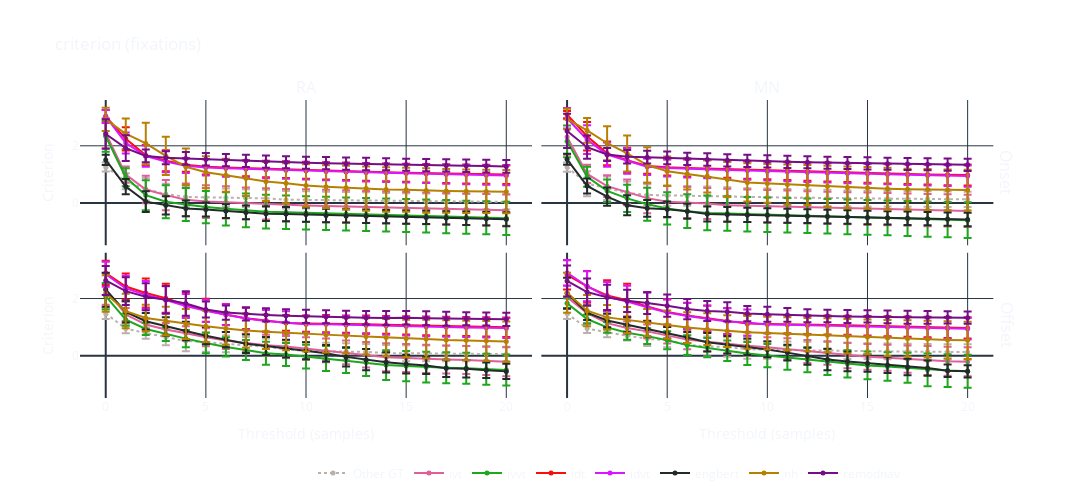

Notebook source saved alongside this figure:
### Markdown cell above
### 4) Criterion over thresholds

### Code cell
criterion_thresholds_figure = ch_sdt.multi_channel_figure(
    csdt_metrics,
    metric=peyes.constants.CRITERION_STR,
    yaxis_title="Criterion", show_other_gt=True, error_bars='std', show_err_bands=False,
    colors={k: v[1] for k, v in LABELER_PLOTTING_CONFIG.items()},
)

criterion_thresholds_figure.update_layout(
    title=dict(text="criterion (saccades)"),
    width=1400, height=500,
    paper_bgcolor='rgba(0, 0, 0, 0)',
    plot_bgcolor='rgba(0, 0, 0, 0)',
    margin=dict(l=10, r=10, b=10, t=10, pad=0),
)
criterion_thresholds_figure.layout.annotations = []   # remove subtitles

criterion_thresholds_figure.show()

### Figure 1 — Plotly figure (JSON) as saved in the notebook; plotly's stock layout.template omitted (floating-point values rounded to 4 significant figures)
{"data": [{"error_y": {"array": [0.1579, 0.2786, 0.3937, 0.3583, 0.348, 0.3336, 0.3216, 0.3114, 0.3025, 0.3063, 0.2998, 0.2939, 0.2887, 0.2839, 0.285, 0.2813, 0.2779, 0.2747, 0.2718, 0.2691, 0.2666], "type": "data"}, "legendgroup": "Other GT", "line": {"color": "#bab0ac", "dash": "dot"}, "marker": {"color": "#bab0ac", "size": 5}, "mode": "lines+markers", "name": "Other GT", "showlegend": true, "x": [0, 1, 2, 3, 4, 5, 6, 7, 8, 9, 10, 11, 12, 13, 14, 15, 16, 17, 18, 19, 20], "y": [1.262, 0.7598, 0.4806, 0.3164, 0.2137, 0.1986, 0.1857, 0.1743, 0.1642, 0.1188, 0.1115, 0.1048, 0.09857, 0.09266, 0.06428, 0.05989, 0.05568, 0.05163, 0.04771, 0.04392, 0.04023], "type": "scatter", "xaxis": "x", "yaxis": "y"}, {"error_y": {"array": [0.5232, 0.286, 0.478, 0.5273, 0.5741, 0.5713, 0.5623, 0.5553, 0.5493, 0.5692, 0.5714, 0.5675, 0.564, 0.5608, 0.5581, 0.5556, 0.5533, 0.5513, 0.5494, 0.5477, 0.5461], "type": "data"}, "legendgroup": "ivt", "line": {"color": "#E15F99"}, "marker": {"color": "#E15F99", "size": 5}, "mode": "lines+markers", "name": "ivt", "showlegend": true, "x": [0, 1, 2, 3, 4, 5, 6, 7, 8, 9, 10, 11, 12, 13, 14, 15, 16, 17, 18, 19, 20], "y": [2.438, 0.9929, 0.4735, 0.2766, 0.1133, 0.05073, 0.02574, -0.008121, -0.0291, -0.07431, -0.08712, -0.1041, -0.1206, -0.1367, -0.1525, -0.1681, -0.1837, -0.1992, -0.2148, -0.2307, -0.2468], "type": "scatter", "xaxis": "x", "yaxis": "y"}, {"error_y": {"array": [0.5447, 0.3141, 0.5264, 0.5749, 0.5753, 0.5645, 0.5795, 0.5913, 0.591, 0.5879, 0.5823, 0.5804, 0.5789, 0.5779, 0.5771, 0.5767, 0.5766, 0.5768, 0.5773, 0.578, 0.579], "type": "data"}, "legendgroup": "ivvt", "line": {"color": "#1CA71C"}, "marker": {"color": "#1CA71C", "size": 5}, "mode": "lines+markers", "name": "ivvt", "showlegend": true, "x": [0, 1, 2, 3, 4, 5, 6, 7, 8, 9, 10, 11, 12, 13, 14, 15, 16, 17, 18, 19, 20], "y": [2.333, 0.8981, 0.2734, 0.04333, -0.05163, -0.1405, -0.202, -0.2568, -0.3001, -0.3201, -0.3428, -0.3617, -0.3803, -0.3988, -0.4173, -0.4358, -0.4546, -0.4737, -0.4932, -0.5134, -0.5345], "type": "scatter", "xaxis": "x", "yaxis": "y"}, {"error_y": {"array": [0.2192, 0.4038, 0.3581, 0.3666, 0.2412, 0.2677, 0.2826, 0.2845, 0.2873, 0.2924, 0.2959, 0.3014, 0.3051, 0.309, 0.3116, 0.3155, 0.3226, 0.3267, 0.3309, 0.3336, 0.3342], "type": "data"}, "legendgroup": "idt", "line": {"color": "#FB0D0D"}, "marker": {"color": "#FB0D0D", "size": 5}, "mode": "lines+markers", "name": "idt", "showlegend": true, "x": [0, 1, 2, 3, 4, 5, 6, 7, 8, 9, 10, 11, 12, 13, 14, 15, 16, 17, 18, 19, 20], "y": [3.03, 2.243, 1.668, 1.478, 1.336, 1.269, 1.239, 1.217, 1.19, 1.171, 1.149, 1.126, 1.107, 1.089, 1.073, 1.058, 1.045, 1.03, 1.016, 1.007, 0.9992], "type": "scatter", "xaxis": "x", "yaxis": "y"}, {"error_y": {"array": [0.2275, 0.3678, 0.3715, 0.3752, 0.2548, 0.2813, 0.2934, 0.2939, 0.2967, 0.3015, 0.3052, 0.3089, 0.3126, 0.3164, 0.3191, 0.3229, 0.3268, 0.3309, 0.3351, 0.3395, 0.3441], "type": "data"}, "legendgroup": "idvt", "line": {"color": "#DA16FF"}, "marker": {"color": "#DA16FF", "size": 5}, "mode": "lines+markers", "name": "idvt", "showlegend": true, "x": [0, 1, 2, 3, 4, 5, 6, 7, 8, 9, 10, 11, 12, 13, 14, 15, 16, 17, 18, 19, 20], "y": [3.027, 2.101, 1.64, 1.447, 1.306, 1.245, 1.215, 1.193, 1.166, 1.147, 1.126, 1.106, 1.088, 1.07, 1.054, 1.038, 1.023, 1.008, 0.9939, 0.9799, 0.9661], "type": "scatter", "xaxis": "x", "yaxis": "y"}, {"error_y": {"array": [0.1808, 0.2675, 0.3601, 0.3217, 0.2729, 0.2465, 0.2401, 0.2426, 0.2553, 0.2515, 0.2484, 0.2341, 0.2327, 0.2317, 0.2312, 0.2311, 0.2316, 0.2326, 0.2346, 0.2376, 0.2424], "type": "data"}, "legendgroup": "engbert", "line": {"color": "#222A2A"}, "marker": {"color": "#222A2A", "size": 5}, "mode": "lines+markers", "name": "engbert", "showlegend": true, "x": [0, 1, 2, 3, 4, 5, 6, 7, 8, 9, 10, 11, 12, 13, 14, 15, 16, 17, 18, 19, 20], "y": [1.507, 0.577, 0.05032, -0.0801, -0.186, -0.2272, -0.2806, -0.3269, -0.3704, -0.3859, -0.4009, -0.4342, -0.448, -0.4617, -0.4754, -0.4894, -0.5036, -0.5181, -0.5332, -0.549, -0.5659], "type": "scatter", "xaxis": "x", "yaxis": "y"}, {"error_y": {"array": [0.4032, 0.5308, 0.7267, 0.669, 0.6371, 0.5596, 0.5782, 0.6231, 0.6791, 0.6985, 0.7406, 0.7475, 0.7618, 0.7711, 0.7748, 0.7711, 0.7785, 0.7642, 0.7611, 0.7583, 0.7558], "type": "data"}, "legendgroup": "nh", "line": {"color": "#B68100"}, "marker": {"color": "#B68100", "size": 5}, "mode": "lines+markers", "name": "nh", "showlegend": true, "x": [0, 1, 2, 3, 4, 5, 6, 7, 8, 9, 10, 11, 12, 13, 14, 15, 16, 17, 18, 19, 20], "y": [2.923, 2.422, 2.083, 1.647, 1.27, 1.075, 0.971, 0.8698, 0.7538, 0.6917, 0.6107, 0.5715, 0.538, 0.5049, 0.4739, 0.4641, 0.4392, 0.4236, 0.4154, 0.4073, 0.3994], "type": "scatter", "xaxis": "x", "yaxis": "y"}, {"error_y": {"array": [0.515, 0.4525, 0.2242, 0.2231, 0.2203, 0.2202, 0.2119, 0.2132, 0.2098, 0.2113, 0.2129, 0.2145, 0.2164, 0.2184, 0.2086, 0.2103, 0.2123, 0.2145, 0.2171, 0.2202, 0.2239], "type": "data"}, "legendgroup": "remodnav", "line": {"color": "#750D86"}, "marker": {"color": "#750D86", "size": 5}, "mode": "lines+markers", "name": "remodnav", "showlegend": true, "x": [0, 1, 2, 3, 4, 5, 6, 7, 8, 9, 10, 11, 12, 13, 14, 15, 16, 17, 18, 19, 20], "y": [2.41, 1.918, 1.646, 1.583, 1.559, 1.531, 1.499, 1.474, 1.447, 1.427, 1.409, 1.392, 1.376, 1.361, 1.352, 1.339, 1.326, 1.314, 1.302, 1.291, 1.28], "type": "scatter", "xaxis": "x", "yaxis": "y"}, {"error_y": {"array": [0.1627, 0.436, 0.4094, 0.3985, 0.3739, 0.3597, 0.3479, 0.3379, 0.3292, 0.3099, 0.3035, 0.2978, 0.2928, 0.2883, 0.2784, 0.2754, 0.2729, 0.2708, 0.2692, 0.268, 0.2672], "type": "data"}, "legendgroup": "Other GT", "line": {"color": "#bab0ac", "dash": "dot"}, "marker": {"color": "#bab0ac", "size": 5}, "mode": "lines+markers", "name": "Other GT", "showlegend": false, "x": [0, 1, 2, 3, 4, 5, 6, 7, 8, 9, 10, 11, 12, 13, 14, 15, 16, 17, 18, 19, 20], "y": [1.253, 0.6771, 0.519, 0.3561, 0.2813, 0.2647, 0.2504, 0.238, 0.2268, 0.21, 0.2009, 0.1925, 0.1846, 0.1772, 0.1637, 0.1574, 0.1513, 0.1455, 0.1398, 0.1343, 0.1289], "type": "scatter", "xaxis": "x2", "yaxis": "y2"}, {"error_y": {"array": [0.6167, 0.3181, 0.3798, 0.4491, 0.5323, 0.5488, 0.5422, 0.541, 0.5721, 0.5688, 0.5663, 0.5644, 0.563, 0.562, 0.5615, 0.5613, 0.5615, 0.5621, 0.5629, 0.5641, 0.5657], "type": "data"}, "legendgroup": "ivt", "line": {"color": "#E15F99"}, "marker": {"color": "#E15F99", "size": 5}, "mode": "lines+markers", "name": "ivt", "showlegend": false, "x": [0, 1, 2, 3, 4, 5, 6, 7, 8, 9, 10, 11, 12, 13, 14, 15, 16, 17, 18, 19, 20], "y": [2.307, 1.017, 0.5911, 0.3709, 0.1728, 0.0486, 0.0215, -0.01511, -0.07378, -0.09347, -0.1121, -0.1299, -0.1471, -0.1637, -0.18, -0.1959, -0.2116, -0.2272, -0.2427, -0.2582, -0.2738], "type": "scatter", "xaxis": "x2", "yaxis": "y2"}, {"error_y": {"array": [0.5547, 0.3463, 0.3933, 0.476, 0.576, 0.5615, 0.5876, 0.6057, 0.6037, 0.6025, 0.6019, 0.6018, 0.6022, 0.6032, 0.6045, 0.6063, 0.6086, 0.6113, 0.6145, 0.6182, 0.6225], "type": "data"}, "legendgroup": "ivvt", "line": {"color": "#1CA71C"}, "marker": {"color": "#1CA71C", "size": 5}, "mode": "lines+markers", "name": "ivvt", "showlegend": false, "x": [0, 1, 2, 3, 4, 5, 6, 7, 8, 9, 10, 11, 12, 13, 14, 15, 16, 17, 18, 19, 20], "y": [2.158, 0.9196, 0.4262, 0.1643, -0.04333, -0.1855, -0.284, -0.3458, -0.3671, -0.3874, -0.407, -0.4262, -0.4451, -0.4637, -0.4823, -0.501, -0.5197, -0.5387, -0.558, -0.5778, -0.5982], "type": "scatter", "xaxis": "x2", "yaxis": "y2"}, {"error_y": {"array": [0.1288, 0.4969, 0.4124, 0.4311, 0.2683, 0.2859, 0.2995, 0.3018, 0.3042, 0.3084, 0.3149, 0.3192, 0.3233, 0.3305, 0.3338, 0.3383, 0.3458, 0.3506, 0.3557, 0.3609, 0.3649], "type": "data"}, "legendgroup": "idt", "line": {"color": "#FB0D0D"}, "marker": {"color": "#FB0D0D", "size": 5}, "mode": "lines+markers", "name": "idt", "showlegend": false, "x": [0, 1, 2, 3, 4, 5, 6, 7, 8, 9, 10, 11, 12, 13, 14, 15, 16, 17, 18, 19, 20], "y": [3.089, 2.336, 1.735, 1.499, 1.296, 1.248, 1.228, 1.208, 1.186, 1.162, 1.145, 1.125, 1.104, 1.083, 1.066, 1.05, 1.031, 1.015, 0.9999, 0.9851, 0.9777], "type": "scatter", "xaxis": "x2", "yaxis": "y2"}, {"error_y": {"array": [0.3599, 0.5012, 0.4197, 0.4423, 0.2855, 0.2991, 0.3142, 0.3145, 0.3169, 0.3213, 0.3257, 0.3301, 0.3345, 0.339, 0.3422, 0.3467, 0.3514, 0.3562, 0.3613, 0.3666, 0.3721], "type": "data"}, "legendgroup": "idvt", "line": {"color": "#DA16FF"}, "marker": {"color": "#DA16FF", "size": 5}, "mode": "lines+markers", "name": "idvt", "showlegend": false, "x": [0, 1, 2, 3, 4, 5, 6, 7, 8, 9, 10, 11, 12, 13, 14, 15, 16, 17, 18, 19, 20], "y": [2.961, 2.214, 1.691, 1.469, 1.267, 1.224, 1.21, 1.183, 1.158, 1.134, 1.112, 1.092, 1.072, 1.054, 1.037, 1.021, 1.004, 0.9887, 0.9733, 0.9583, 0.9435], "type": "scatter", "xaxis": "x2", "yaxis": "y2"}, {"error_y": {"array": [0.1936, 0.264, 0.3183, 0.3483, 0.2912, 0.2707, 0.2645, 0.2613, 0.2557, 0.251, 0.2469, 0.2435, 0.2406, 0.2381, 0.2361, 0.2345, 0.2332, 0.2323, 0.2318, 0.2317, 0.232], "type": "data"}, "legendgroup": "engbert", "line": {"color": "#222A2A"}, "marker": {"color": "#222A2A", "size": 5}, "mode": "lines+markers", "name": "engbert", "showlegend": false, "x": [0, 1, 2, 3, 4, 5, 6, 7, 8, 9, 10, 11, 12, 13, 14, 15, 16, 17, 18, 19, 20], "y": [1.527, 0.5975, 0.2215, -0.07423, -0.1833, -0.2185, -0.2878, -0.3802, -0.397, -0.413, -0.4285, -0.4435, -0.4582, -0.4727, -0.487, -0.5013, -0.5156, -0.53, -0.5445, -0.5593, -0.5743], "type": "scatter", "xaxis": "x2", "yaxis": "y2"}, {"error_y": {"array": [0.3574, 0.4334, 0.5924, 0.6295, 0.619, 0.5176, 0.5479, 0.5652, 0.6092, 0.6711, 0.675, 0.6977, 0.6954, 0.7177, 0.7298, 0.7266, 0.7355, 0.7163, 0.7147, 0.7122, 0.71], "type": "data"}, "legendgroup": "nh", "line": {"color": "#B68100"}, "marker": {"color": "#B68100", "size": 5}, "mode": "lines+markers", "name": "nh", "showlegend": false, "x": [0, 1, 2, 3, 4, 5, 6, 7, 8, 9, 10, 11, 12, 13, 14, 15, 16, 17, 18, 19, 20], "y": [2.934, 2.538, 2.09, 1.734, 1.328, 1.112, 1.018, 0.9335, 0.823, 0.7213, 0.6872, 0.6473, 0.6308, 0.5867, 0.5445, 0.5329, 0.4988, 0.4789, 0.4721, 0.4627, 0.4535], "type": "scatter", "xaxis": "x2", "yaxis": "y2"}, {"error_y": {"array": [0.5974, 0.4051, 0.2263, 0.2385, 0.223, 0.2219, 0.2165, 0.2166, 0.211, 0.2111, 0.2111, 0.2111, 0.2111, 0.2106, 0.2107, 0.2107, 0.2108, 0.2109, 0.2109, 0.211, 0.211], "type": "data"}, "legendgroup": "remodnav", "line": {"color": "#750D86"}, "marker": {"color": "#750D86", "size": 5}, "mode": "lines+markers", "name": "remodnav", "showlegend": false, "x": [0, 1, 2, 3, 4, 5, 6, 7, 8, 9, 10, 11, 12, 13, 14, 15, 16, 17, 18, 19, 20], "y": [2.519, 1.951, 1.695, 1.618, 1.602, 1.577, 1.543, 1.519, 1.492, 1.473, 1.455, 1.439, 1.425, 1.41, 1.397, 1.385, 1.374, 1.364, 1.353, 1.344, 1.335], "type": "scatter", "xaxis": "x2", "yaxis": "y2"}, {"error_y": {"array": [0.191, 0.1665, 0.1978, 0.284, 0.3602, 0.3441, 0.2919, 0.2968, 0.2798, 0.3063, 0.3065, 0.2941, 0.2877, 0.2769, 0.2835, 0.2792, 0.2752, 0.2715, 0.268, 0.2636, 0.2599], "type": "data"}, "legendgroup": "Other GT", "line": {"color": "#bab0ac", "dash": "dot"}, "marker": {"color": "#bab0ac", "size": 5}, "mode": "lines+markers", "name": "Other GT", "showlegend": false, "x": [0, 1, 2, 3, 4, 5, 6, 7, 8, 9, 10, 11, 12, 13, 14, 15, 16, 17, 18, 19, 20], "y": [1.475, 0.9512, 0.7935, 0.6565, 0.5167, 0.4809, 0.4159, 0.3552, 0.3225, 0.2193, 0.1726, 0.1589, 0.1513, 0.1354, 0.09503, 0.08954, 0.08428, 0.07922, 0.07433, 0.06662, 0.05671], "type": "scatter", "xaxis": "x3", "yaxis": "y3"}, {"error_y": {"array": [0.5529, 0.226, 0.2111, 0.2279, 0.2509, 0.3162, 0.2947, 0.3111, 0.3629, 0.3644, 0.3916, 0.412, 0.4123, 0.4441, 0.4894, 0.4863, 0.4913, 0.4904, 0.4897, 0.4926, 0.5058], "type": "data"}, "legendgroup": "ivt", "line": {"color": "#E15F99"}, "marker": {"color": "#E15F99", "size": 5}, "mode": "lines+markers", "name": "ivt", "showlegend": false, "x": [0, 1, 2, 3, 4, 5, 6, 7, 8, 9, 10, 11, 12, 13, 14, 15, 16, 17, 18, 19, 20], "y": [2.336, 1.439, 1.093, 0.9199, 0.7837, 0.6463, 0.5355, 0.4576, 0.3696, 0.324, 0.2523, 0.1883, 0.1186, 0.03541, -0.04805, -0.07576, -0.1095, -0.1273, -0.1451, -0.177, -0.2084], "type": "scatter", "xaxis": "x3", "yaxis": "y3"}, {"error_y": {"array": [0.4651, 0.2132, 0.2136, 0.2379, 0.3053, 0.3546, 0.3343, 0.3512, 0.3995, 0.3991, 0.4146, 0.4355, 0.4367, 0.4684, 0.5224, 0.5259, 0.5397, 0.5401, 0.5407, 0.5412, 0.5423], "type": "data"}, "legendgroup": "ivvt", "line": {"color": "#1CA71C"}, "marker": {"color": "#1CA71C", "size": 5}, "mode": "lines+markers", "name": "ivvt", "showlegend": false, "x": [0, 1, 2, 3, 4, 5, 6, 7, 8, 9, 10, 11, 12, 13, 14, 15, 16, 17, 18, 19, 20], "y": [2.081, 1.261, 0.9364, 0.756, 0.5997, 0.4473, 0.3101, 0.2026, 0.0873, 0.04353, -0.02889, -0.0913, -0.1625, -0.2338, -0.3252, -0.359, -0.396, -0.4168, -0.438, -0.474, -0.4962], "type": "scatter", "xaxis": "x3", "yaxis": "y3"}, {"error_y": {"array": [0.4244, 0.459, 0.5024, 0.5085, 0.4431, 0.4033, 0.3689, 0.3762, 0.3827, 0.2748, 0.286, 0.2984, 0.3036, 0.3064, 0.3099, 0.3162, 0.3252, 0.3292, 0.332, 0.3345, 0.339], "type": "data"}, "legendgroup": "idt", "line": {"color": "#FB0D0D"}, "marker": {"color": "#FB0D0D", "size": 5}, "mode": "lines+markers", "name": "idt", "showlegend": false, "x": [0, 1, 2, 3, 4, 5, 6, 7, 8, 9, 10, 11, 12, 13, 14, 15, 16, 17, 18, 19, 20], "y": [2.893, 2.418, 2.193, 2.009, 1.777, 1.589, 1.444, 1.311, 1.232, 1.148, 1.125, 1.122, 1.108, 1.098, 1.081, 1.063, 1.046, 1.031, 1.019, 1.01, 0.9965], "type": "scatter", "xaxis": "x3", "yaxis": "y3"}, {"error_y": {"array": [0.4369, 0.4471, 0.4837, 0.4806, 0.4197, 0.3879, 0.3659, 0.3796, 0.3861, 0.3911, 0.2889, 0.302, 0.3091, 0.3113, 0.3149, 0.3214, 0.33, 0.3341, 0.337, 0.3395, 0.3441], "type": "data"}, "legendgroup": "idvt", "line": {"color": "#DA16FF"}, "marker": {"color": "#DA16FF", "size": 5}, "mode": "lines+markers", "name": "idvt", "showlegend": false, "x": [0, 1, 2, 3, 4, 5, 6, 7, 8, 9, 10, 11, 12, 13, 14, 15, 16, 17, 18, 19, 20], "y": [2.85, 2.352, 2.129, 1.949, 1.737, 1.572, 1.436, 1.299, 1.217, 1.165, 1.105, 1.098, 1.08, 1.07, 1.053, 1.034, 1.016, 1.002, 0.9893, 0.9799, 0.9661], "type": "scatter", "xaxis": "x3", "yaxis": "y3"}, {"error_y": {"array": [0.5926, 0.3727, 0.2896, 0.3181, 0.3214, 0.3027, 0.2663, 0.3225, 0.3136, 0.3086, 0.2963, 0.2883, 0.333, 0.3718, 0.3546, 0.3258, 0.2951, 0.3041, 0.3043, 0.2675, 0.2653], "type": "data"}, "legendgroup": "engbert", "line": {"color": "#222A2A"}, "marker": {"color": "#222A2A", "size": 5}, "mode": "lines+markers", "name": "engbert", "showlegend": false, "x": [0, 1, 2, 3, 4, 5, 6, 7, 8, 9, 10, 11, 12, 13, 14, 15, 16, 17, 18, 19, 20], "y": [2.307, 1.531, 1.208, 1.024, 0.8632, 0.7028, 0.5665, 0.4215, 0.3409, 0.2522, 0.1797, 0.08796, -0.03846, -0.1358, -0.2273, -0.2898, -0.3425, -0.4382, -0.4555, -0.5057, -0.5443], "type": "scatter", "xaxis": "x3", "yaxis": "y3"}, {"error_y": {"array": [0.6384, 0.6016, 0.4655, 0.4976, 0.522, 0.548, 0.5678, 0.5968, 0.6015, 0.609, 0.6151, 0.6201, 0.625, 0.6318, 0.6454, 0.6554, 0.67, 0.69, 0.6893, 0.6913, 0.7015], "type": "data"}, "legendgroup": "nh", "line": {"color": "#B68100"}, "marker": {"color": "#B68100", "size": 5}, "mode": "lines+markers", "name": "nh", "showlegend": false, "x": [0, 1, 2, 3, 4, 5, 6, 7, 8, 9, 10, 11, 12, 13, 14, 15, 16, 17, 18, 19, 20], "y": [2.174, 1.561, 1.318, 1.214, 1.112, 1.028, 0.9518, 0.8803, 0.8397, 0.8013, 0.7678, 0.7383, 0.7042, 0.6763, 0.6377, 0.6068, 0.5849, 0.5507, 0.5385, 0.5222, 0.4969], "type": "scatter", "xaxis": "x3", "yaxis": "y3"}, {"error_y": {"array": [0.5074, 0.487, 0.473, 0.4798, 0.4269, 0.2811, 0.2476, 0.2294, 0.2287, 0.2302, 0.2317, 0.2267, 0.2289, 0.2378, 0.2421, 0.2358, 0.2438, 0.2471, 0.2263, 0.226, 0.2294], "type": "data"}, "legendgroup": "remodnav", "line": {"color": "#750D86"}, "marker": {"color": "#750D86", "size": 5}, "mode": "lines+markers", "name": "remodnav", "showlegend": false, "x": [0, 1, 2, 3, 4, 5, 6, 7, 8, 9, 10, 11, 12, 13, 14, 15, 16, 17, 18, 19, 20], "y": [2.631, 2.257, 2.063, 1.958, 1.826, 1.616, 1.51, 1.461, 1.428, 1.397, 1.376, 1.36, 1.341, 1.328, 1.322, 1.329, 1.308, 1.293, 1.292, 1.284, 1.274], "type": "scatter", "xaxis": "x3", "yaxis": "y3"}, {"error_y": {"array": [0.1917, 0.1559, 0.1671, 0.1657, 0.2487, 0.2436, 0.3515, 0.3499, 0.3372, 0.3324, 0.312, 0.3051, 0.2993, 0.2984, 0.282, 0.2785, 0.2754, 0.2728, 0.2706, 0.2692, 0.2699], "type": "data"}, "legendgroup": "Other GT", "line": {"color": "#bab0ac", "dash": "dot"}, "marker": {"color": "#bab0ac", "size": 5}, "mode": "lines+markers", "name": "Other GT", "showlegend": false, "x": [0, 1, 2, 3, 4, 5, 6, 7, 8, 9, 10, 11, 12, 13, 14, 15, 16, 17, 18, 19, 20], "y": [1.474, 0.9557, 0.817, 0.704, 0.5909, 0.5461, 0.3851, 0.3266, 0.3077, 0.2284, 0.2074, 0.1981, 0.1896, 0.1839, 0.1679, 0.161, 0.1543, 0.1479, 0.1416, 0.1359, 0.1323], "type": "scatter", "xaxis": "x4", "yaxis": "y4"}, {"error_y": {"array": [0.4108, 0.3518, 0.1903, 0.2214, 0.2416, 0.2884, 0.3346, 0.334, 0.3418, 0.3504, 0.3471, 0.377, 0.4053, 0.4116, 0.4426, 0.4475, 0.4498, 0.4725, 0.5048, 0.507, 0.5092], "type": "data"}, "legendgroup": "ivt", "line": {"color": "#E15F99"}, "marker": {"color": "#E15F99", "size": 5}, "mode": "lines+markers", "name": "ivt", "showlegend": false, "x": [0, 1, 2, 3, 4, 5, 6, 7, 8, 9, 10, 11, 12, 13, 14, 15, 16, 17, 18, 19, 20], "y": [2.048, 1.492, 1.14, 0.9735, 0.8521, 0.7199, 0.5641, 0.4936, 0.4141, 0.351, 0.298, 0.2316, 0.15, 0.0979, 0.01001, -0.03778, -0.06832, -0.1158, -0.1669, -0.191, -0.2081], "type": "scatter", "xaxis": "x4", "yaxis": "y4"}, {"error_y": {"array": [0.1758, 0.1525, 0.189, 0.2453, 0.2725, 0.314, 0.341, 0.3364, 0.3583, 0.4027, 0.4052, 0.4223, 0.4376, 0.45, 0.4744, 0.4869, 0.4981, 0.5221, 0.569, 0.5734, 0.5777], "type": "data"}, "legendgroup": "ivvt", "line": {"color": "#1CA71C"}, "marker": {"color": "#1CA71C", "size": 5}, "mode": "lines+markers", "name": "ivvt", "showlegend": false, "x": [0, 1, 2, 3, 4, 5, 6, 7, 8, 9, 10, 11, 12, 13, 14, 15, 16, 17, 18, 19, 20], "y": [1.836, 1.284, 0.9931, 0.8075, 0.6869, 0.5437, 0.372, 0.286, 0.1787, 0.07799, 0.009384, -0.06363, -0.1398, -0.2166, -0.2822, -0.3356, -0.3749, -0.4198, -0.4906, -0.517, -0.539], "type": "scatter", "xaxis": "x4", "yaxis": "y4"}, {"error_y": {"array": [0.5118, 0.5341, 0.5322, 0.571, 0.5033, 0.4414, 0.4473, 0.452, 0.4542, 0.3022, 0.3129, 0.3178, 0.322, 0.3278, 0.3334, 0.3376, 0.3497, 0.3544, 0.3592, 0.3646, 0.3701], "type": "data"}, "legendgroup": "idt", "line": {"color": "#FB0D0D"}, "marker": {"color": "#FB0D0D", "size": 5}, "mode": "lines+markers", "name": "idt", "showlegend": false, "x": [0, 1, 2, 3, 4, 5, 6, 7, 8, 9, 10, 11, 12, 13, 14, 15, 16, 17, 18, 19, 20], "y": [2.827, 2.423, 2.107, 1.942, 1.724, 1.53, 1.406, 1.306, 1.217, 1.123, 1.109, 1.104, 1.087, 1.076, 1.067, 1.05, 1.034, 1.019, 1.003, 0.9893, 0.9749], "type": "scatter", "xaxis": "x4", "yaxis": "y4"}, {"error_y": {"array": [0.4506, 0.5212, 0.5138, 0.5572, 0.514, 0.4541, 0.4561, 0.4648, 0.4581, 0.4591, 0.3148, 0.3201, 0.3248, 0.3287, 0.3352, 0.3395, 0.3514, 0.3561, 0.3611, 0.3666, 0.3721], "type": "data"}, "legendgroup": "idvt", "line": {"color": "#DA16FF"}, "marker": {"color": "#DA16FF", "size": 5}, "mode": "lines+markers", "name": "idvt", "showlegend": false, "x": [0, 1, 2, 3, 4, 5, 6, 7, 8, 9, 10, 11, 12, 13, 14, 15, 16, 17, 18, 19, 20], "y": [2.895, 2.429, 2.06, 1.892, 1.697, 1.511, 1.39, 1.285, 1.2, 1.159, 1.092, 1.085, 1.067, 1.052, 1.041, 1.024, 1.004, 0.9883, 0.9728, 0.9583, 0.9435], "type": "scatter", "xaxis": "x4", "yaxis": "y4"}, {"error_y": {"array": [0.5364, 0.252, 0.2374, 0.2587, 0.2624, 0.2042, 0.1956, 0.3201, 0.3063, 0.2891, 0.272, 0.2788, 0.2954, 0.3744, 0.3397, 0.3, 0.2825, 0.2881, 0.266, 0.2158, 0.2147], "type": "data"}, "legendgroup": "engbert", "line": {"color": "#222A2A"}, "marker": {"color": "#222A2A", "size": 5}, "mode": "lines+markers", "name": "engbert", "showlegend": false, "x": [0, 1, 2, 3, 4, 5, 6, 7, 8, 9, 10, 11, 12, 13, 14, 15, 16, 17, 18, 19, 20], "y": [2.185, 1.503, 1.235, 1.085, 0.9426, 0.8054, 0.6382, 0.472, 0.3854, 0.3174, 0.2233, 0.1108, -0.01371, -0.1278, -0.1975, -0.2562, -0.3202, -0.39, -0.4282, -0.5216, -0.5439], "type": "scatter", "xaxis": "x4", "yaxis": "y4"}, {"error_y": {"array": [0.6969, 0.5423, 0.4321, 0.451, 0.472, 0.495, 0.5339, 0.5521, 0.5549, 0.5688, 0.572, 0.5792, 0.5848, 0.5907, 0.6028, 0.6075, 0.631, 0.6312, 0.6358, 0.6499, 0.6498], "type": "data"}, "legendgroup": "nh", "line": {"color": "#B68100"}, "marker": {"color": "#B68100", "size": 5}, "mode": "lines+markers", "name": "nh", "showlegend": false, "x": [0, 1, 2, 3, 4, 5, 6, 7, 8, 9, 10, 11, 12, 13, 14, 15, 16, 17, 18, 19, 20], "y": [2.201, 1.577, 1.342, 1.251, 1.166, 1.088, 0.9845, 0.9303, 0.8624, 0.819, 0.7928, 0.7641, 0.7395, 0.7168, 0.6826, 0.6607, 0.6214, 0.6073, 0.585, 0.5537, 0.5418], "type": "scatter", "xaxis": "x4", "yaxis": "y4"}, {"error_y": {"array": [0.5393, 0.4706, 0.4397, 0.3912, 0.3791, 0.3869, 0.3536, 0.3474, 0.3354, 0.2633, 0.2642, 0.2406, 0.226, 0.2203, 0.2263, 0.2139, 0.2237, 0.2233, 0.2259, 0.2119, 0.2111], "type": "data"}, "legendgroup": "remodnav", "line": {"color": "#750D86"}, "marker": {"color": "#750D86", "size": 5}, "mode": "lines+markers", "name": "remodnav", "showlegend": false, "x": [0, 1, 2, 3, 4, 5, 6, 7, 8, 9, 10, 11, 12, 13, 14, 15, 16, 17, 18, 19, 20], "y": [2.612, 2.226, 2.04, 1.919, 1.841, 1.75, 1.631, 1.566, 1.535, 1.473, 1.451, 1.425, 1.396, 1.389, 1.374, 1.374, 1.356, 1.346, 1.341, 1.342, 1.333], "type": "scatter", "xaxis": "x4", "yaxis": "y4"}], "layout": {"xaxis": {"anchor": "y", "domain": [0.0, 0.485], "matches": "x3", "showticklabels": false}, "yaxis": {"anchor": "x", "domain": [0.5125, 1.0], "matches": "y3", "title": {"text": "Criterion"}}, "xaxis2": {"anchor": "y2", "domain": [0.495, 0.98], "matches": "x3", "showticklabels": false}, "yaxis2": {"anchor": "x2", "domain": [0.5125, 1.0], "matches": "y3", "showticklabels": false}, "xaxis3": {"anchor": "y3", "domain": [0.0, 0.485], "title": {"text": "Threshold (samples)"}}, "yaxis3": {"anchor": "x3", "domain": [0.0, 0.4875], "title": {"text": "Criterion"}}, "xaxis4": {"anchor": "y4", "domain": [0.495, 0.98], "matches": "x3", "title": {"text": "Threshold (samples)"}}, "yaxis4": {"anchor": "x4", "domain": [0.0, 0.4875], "matches": "y3", "showticklabels": false}, "annotations": [{"font": {"size": 16}, "showarrow": false, "text": "RA", "x": 0.2425, "xanchor": "center", "xref": "paper", "y": 1.0, "yanchor": "bottom", "yref": "paper"}, {"font": {"size": 16}, "showarrow": false, "text": "MN", "x": 0.7375, "xanchor": "center", "xref": "paper", "y": 1.0, "yanchor": "bottom", "yref": "paper"}, {"font": {"size": 16}, "showarrow": false, "text": "Onset", "textangle": 90, "x": 0.98, "xanchor": "left", "xref": "paper", "y": 0.7562, "yanchor": "middle", "yref": "paper"}, {"font": {"size": 16}, "showarrow": false, "text": "Offset", "textangle": 90, "x": 0.98, "xanchor": "left", "xref": "paper", "y": 0.2437, "yanchor": "middle", "yref": "paper"}], "legend": {"orientation": "h", "yanchor": "bottom", "y": -0.3, "xanchor": "left", "x": 0.25}, "title": {"text": "criterion (fixations)"}, "width": 1400, "height": 500, "paper_bgcolor": "rgba(0, 0, 0, 0)", "plot_bgcolor": "rgba(0, 0, 0, 0)"}}
